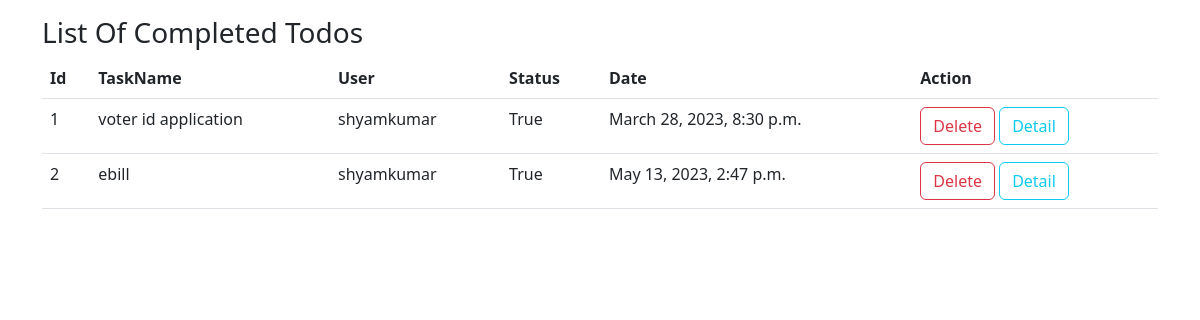
The app's page /todos/all/finished/ with its own data.
### tasks/models.py (models this page shows, shortened)
class Todo(models.Model):
    task_name=models.CharField(max_length=250)
    user=models.ForeignKey(User,on_delete=models.CASCADE)  #using user models object, on_delete=models.CASCADE, to delete todos created that user object
    status=models.BooleanField(default=False)
    date=models.DateTimeField(auto_now_add=True) #defaultly set date and time

### tasks/views.py (the view)
# urls.py: path('todos/all/finished/',views.TodoCompletedView.as_view(),name='todo-completed'),
class TodoCompletedView(View):
    def get(self,request,*args,**kwargs):
        qs=Todo.objects.filter(status=True)
        return render(request,"todo-completed.html",{"todos":qs})

### tasks/templates/todo-completed.html (shortened to what this page needs)
<!DOCTYPE html>
<html lang="en">
<head>
    <link href="https://cdn.jsdelivr.net/npm/bootstrap@5.3.0-alpha1/dist/css/bootstrap.min.css" rel="stylesheet">
</head>
<body>
    <div class="container mt-3"  >
        <h3>List Of Completed Todos</h3>
        <table class="table">
            <tr>
                <th>Id</th>
                <th>TaskName</th>
                <th>User</th>
                <th>Status</th>
                <th>Date</th>
                <th>Action</th>
            </tr>
            {%for t in todos%}
                <tr>
                    <td>{{forloop.counter}}</td>
                    <td>{{t.task_name}}</td>
                    <td>{{t.user}}</td>
                    <td>{{t.status}}</td>
                    <td>{{t.date}}</td>
                    <td>
                        <a href="{%url 'todo-delete' t.id%}" class="btn btn-outline-danger">Delete</a>
                        <a href="{%url 'todo-detail' t.id%}" class="btn btn-outline-info" >Detail</a>
                    </td>
                </tr>
            {%endfor%}
        </table>
    </div>
</body>
</html>

### records on screen
Todo: task_name "voter id application", user "shyamkumar", status "True", date "March 28, 2023, 8:30 p.m."
Todo: task_name "ebill", user "shyamkumar", status "True", date "May 13, 2023, 2:47 p.m."
